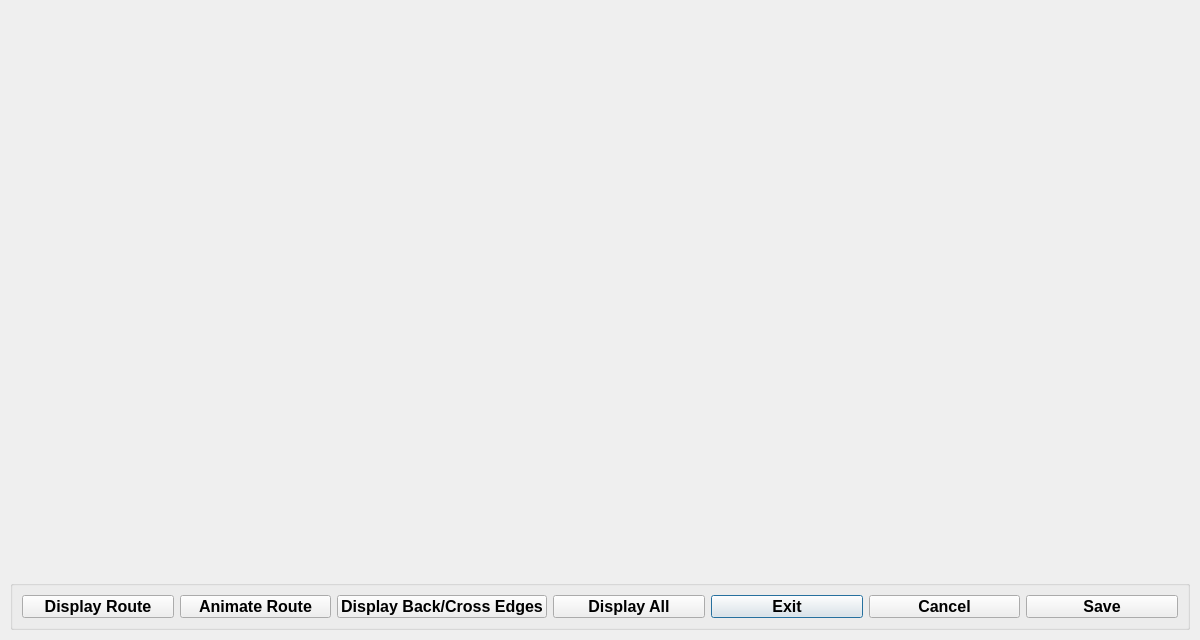
<?xml version="1.0" encoding="UTF-8"?>
<ui version="4.0">
 <class>map</class>
 <widget class="QWidget" name="map">
  <property name="geometry">
   <rect>
    <x>0</x>
    <y>0</y>
    <width>1200</width>
    <height>640</height>
   </rect>
  </property>
  <property name="minimumSize">
   <size>
    <width>1200</width>
    <height>640</height>
   </size>
  </property>
  <property name="font">
   <font>
    <pointsize>12</pointsize>
   </font>
  </property>
  <property name="windowTitle">
   <string>Map</string>
  </property>
  <widget class="QGroupBox" name="groupBox">
   <property name="geometry">
    <rect>
     <x>10</x>
     <y>580</y>
     <width>1180</width>
     <height>50</height>
    </rect>
   </property>
   <property name="minimumSize">
    <size>
     <width>1180</width>
     <height>50</height>
    </size>
   </property>
   <property name="title">
    <string/>
   </property>
   <layout class="QHBoxLayout" name="horizontalLayout">
    <item>
     <widget class="QPushButton" name="pb_route">
      <property name="font">
       <font>
        <pointsize>12</pointsize>
        <bold>true</bold>
       </font>
      </property>
      <property name="text">
       <string>Display Route</string>
      </property>
     </widget>
    </item>
    <item>
     <widget class="QPushButton" name="pb_animate">
      <property name="font">
       <font>
        <pointsize>12</pointsize>
        <bold>true</bold>
       </font>
      </property>
      <property name="text">
       <string>Animate Route</string>
      </property>
     </widget>
    </item>
    <item>
     <widget class="QPushButton" name="pb_backedges">
      <property name="font">
       <font>
        <pointsize>12</pointsize>
        <bold>true</bold>
       </font>
      </property>
      <property name="text">
       <string>Display Back/Cross Edges</string>
      </property>
     </widget>
    </item>
    <item>
     <widget class="QPushButton" name="pb_all">
      <property name="font">
       <font>
        <pointsize>12</pointsize>
        <bold>true</bold>
       </font>
      </property>
      <property name="text">
       <string>Display All</string>
      </property>
     </widget>
    </item>
    <item>
     <widget class="QPushButton" name="pb_exit">
      <property name="font">
       <font>
        <pointsize>12</pointsize>
        <bold>true</bold>
       </font>
      </property>
      <property name="text">
       <string>Exit</string>
      </property>
      <property name="icon">
       <iconset theme="QIcon::ThemeIcon::ApplicationExit"/>
      </property>
      <property name="default">
       <bool>true</bool>
      </property>
     </widget>
    </item>
    <item>
     <widget class="QPushButton" name="pb_cancel">
      <property name="font">
       <font>
        <pointsize>12</pointsize>
        <bold>true</bold>
       </font>
      </property>
      <property name="text">
       <string>Cancel</string>
      </property>
     </widget>
    </item>
    <item>
     <widget class="QPushButton" name="pb_save">
      <property name="font">
       <font>
        <pointsize>12</pointsize>
        <bold>true</bold>
       </font>
      </property>
      <property name="text">
       <string>Save</string>
      </property>
     </widget>
    </item>
   </layout>
  </widget>
  <widget class="QLabel" name="label">
   <property name="geometry">
    <rect>
     <x>10</x>
     <y>10</y>
     <width>1180</width>
     <height>570</height>
    </rect>
   </property>
   <property name="minimumSize">
    <size>
     <width>1180</width>
     <height>570</height>
    </size>
   </property>
   <property name="maximumSize">
    <size>
     <width>1180</width>
     <height>570</height>
    </size>
   </property>
   <property name="autoFillBackground">
    <bool>false</bool>
   </property>
   <property name="frameShape">
    <enum>QFrame::Shape::NoFrame</enum>
   </property>
   <property name="textFormat">
    <enum>Qt::TextFormat::PlainText</enum>
   </property>
   <property name="pixmap">
    <pixmap resource="logos.qrc">:/logos/usa-map.png</pixmap>
   </property>
   <property name="scaledContents">
    <bool>true</bool>
   </property>
   <property name="alignment">
    <set>Qt::AlignmentFlag::AlignLeading|Qt::AlignmentFlag::AlignLeft|Qt::AlignmentFlag::AlignTop</set>
   </property>
   <property name="wordWrap">
    <bool>false</bool>
   </property>
  </widget>
 </widget>
 <resources>
  <include location="logos.qrc"/>
 </resources>
 <connections/>
</ui>
